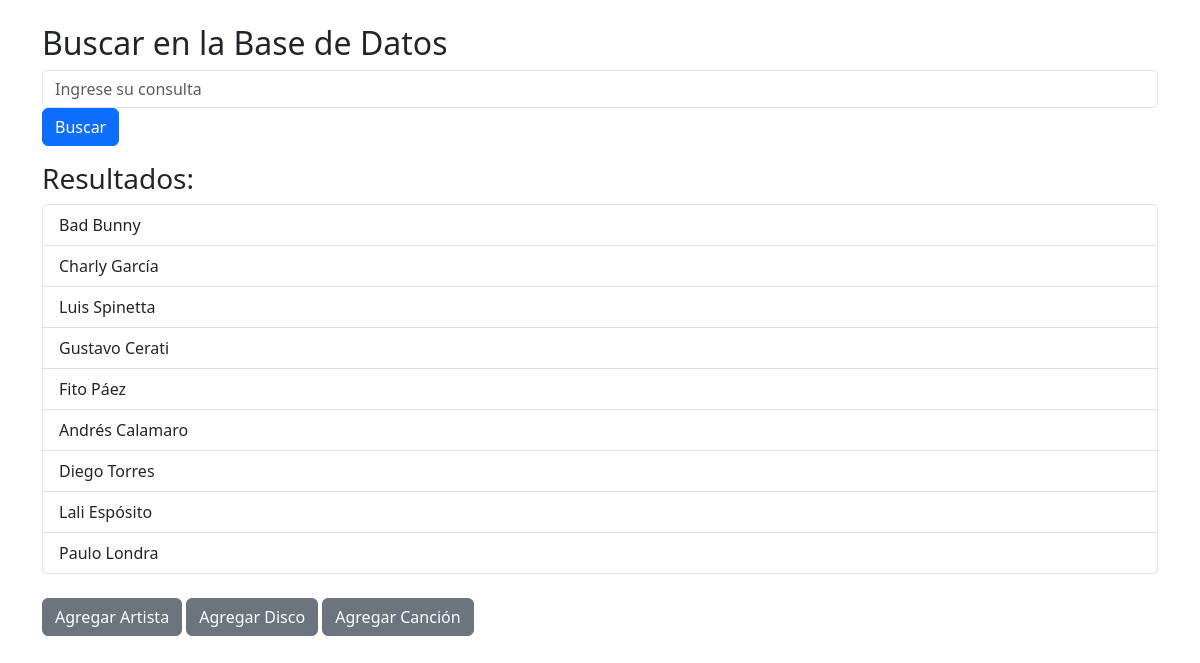
The page /app/buscar/ on the database its author committed.
### app/models.py (models this page shows)
class Artista(models.Model):
    nombre = models.CharField(max_length=100)
    genero = models.CharField(max_length=50)
    def __str__(self):
        return self.nombre

### app/views.py (the view)
# urls.py: path('buscar/', buscar_bd, name='buscar_bd'),
def buscar_bd(request):
    if request.method == 'GET':
        query = request.GET.get('q', '')
        resultados = Artista.objects.filter(nombre__icontains=query)
    else:
        resultados = []
    return render(request, 'buscar_bd.html', {'resultados': resultados})

### app/templates/buscar_bd.html (shortened to what this page needs)
<!DOCTYPE html>
<html>
<head>
    <link href="https://cdn.jsdelivr.net/npm/bootstrap@5.3.2/dist/css/bootstrap.min.css" rel="stylesheet">
</head>
<body>
    <div class="container mt-4">
        <h2>Buscar en la Base de Datos</h2>
        <form method="get" action="{% url 'buscar_bd' %}" class="form-inline mb-3">
            <input type="text" name="q" placeholder="Ingrese su consulta" class="form-control mr-2">
            <button type="submit" class="btn btn-primary">Buscar</button>
        </form>
        {% if resultados %}
            <h3>Resultados:</h3>
            <ul class="list-group">
                {% for resultado in resultados %}
                    <li class="list-group-item">{{ resultado }}</li>
                {% endfor %}
            </ul>
        {% else %}
            <p>No hemos encontrado resultados para tu búsqueda.</p>
        {% endif %}
        <br>
        <a href="{% url 'agregar_artista' %}" class="btn btn-secondary">Agregar Artista</a>
        <a href="{% url 'agregar_disco' %}" class="btn btn-secondary">Agregar Disco</a>
        <a href="{% url 'agregar_cancion' %}" class="btn btn-secondary">Agregar Canción</a>
    </div>
</body>
</html>

### rows shown on the page
Artista: nombre "Bad Bunny"
Artista: nombre "Charly García"
Artista: nombre "Luis Spinetta"
Artista: nombre "Gustavo Cerati"
Artista: nombre "Fito Páez"
Artista: nombre "Andrés Calamaro"
Artista: nombre "Diego Torres"
Artista: nombre "Lali Espósito"
Artista: nombre "Paulo Londra"
